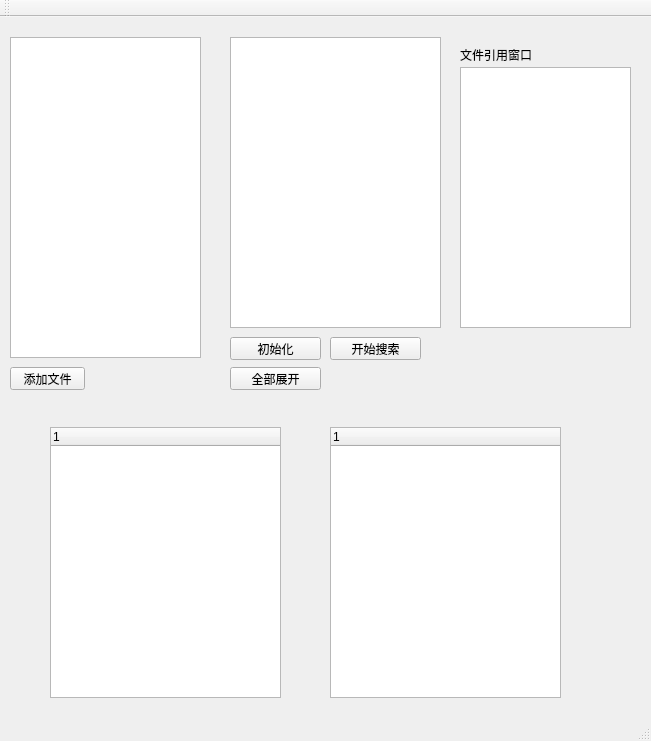
<?xml version="1.0" encoding="UTF-8"?>
<ui version="4.0">
 <class>MainWindow</class>
 <widget class="QMainWindow" name="MainWindow">
  <property name="geometry">
   <rect>
    <x>0</x>
    <y>0</y>
    <width>651</width>
    <height>741</height>
   </rect>
  </property>
  <property name="windowTitle">
   <string>MainWindow</string>
  </property>
  <widget class="QWidget" name="centralWidget">
   <widget class="QListWidget" name="listWidget">
    <property name="geometry">
     <rect>
      <x>10</x>
      <y>20</y>
      <width>191</width>
      <height>321</height>
     </rect>
    </property>
   </widget>
   <widget class="QPushButton" name="pushButton">
    <property name="geometry">
     <rect>
      <x>10</x>
      <y>350</y>
      <width>75</width>
      <height>23</height>
     </rect>
    </property>
    <property name="text">
     <string>添加文件</string>
    </property>
   </widget>
   <widget class="QListWidget" name="listWidget_2">
    <property name="geometry">
     <rect>
      <x>230</x>
      <y>20</y>
      <width>211</width>
      <height>291</height>
     </rect>
    </property>
   </widget>
   <widget class="QPushButton" name="pushButton_2">
    <property name="geometry">
     <rect>
      <x>230</x>
      <y>320</y>
      <width>91</width>
      <height>23</height>
     </rect>
    </property>
    <property name="text">
     <string>初始化</string>
    </property>
   </widget>
   <widget class="QPushButton" name="pushButton_3">
    <property name="geometry">
     <rect>
      <x>230</x>
      <y>350</y>
      <width>91</width>
      <height>23</height>
     </rect>
    </property>
    <property name="text">
     <string>全部展开</string>
    </property>
   </widget>
   <widget class="QPushButton" name="pushButton_4">
    <property name="geometry">
     <rect>
      <x>330</x>
      <y>320</y>
      <width>91</width>
      <height>23</height>
     </rect>
    </property>
    <property name="text">
     <string>开始搜索</string>
    </property>
   </widget>
   <widget class="QListWidget" name="listWidget_3">
    <property name="geometry">
     <rect>
      <x>460</x>
      <y>50</y>
      <width>171</width>
      <height>261</height>
     </rect>
    </property>
   </widget>
   <widget class="QLabel" name="label">
    <property name="geometry">
     <rect>
      <x>460</x>
      <y>30</y>
      <width>81</width>
      <height>16</height>
     </rect>
    </property>
    <property name="text">
     <string>文件引用窗口</string>
    </property>
   </widget>
   <widget class="QTreeWidget" name="treeWidget">
    <property name="geometry">
     <rect>
      <x>50</x>
      <y>410</y>
      <width>231</width>
      <height>271</height>
     </rect>
    </property>
   </widget>
   <widget class="QTreeWidget" name="treeWidget_2">
    <property name="geometry">
     <rect>
      <x>330</x>
      <y>410</y>
      <width>231</width>
      <height>271</height>
     </rect>
    </property>
    <column>
     <property name="text">
      <string notr="true">1</string>
     </property>
    </column>
   </widget>
  </widget>
  <widget class="QMenuBar" name="menuBar">
   <property name="geometry">
    <rect>
     <x>0</x>
     <y>0</y>
     <width>651</width>
     <height>23</height>
    </rect>
   </property>
  </widget>
  <widget class="QToolBar" name="mainToolBar">
   <attribute name="toolBarArea">
    <enum>TopToolBarArea</enum>
   </attribute>
   <attribute name="toolBarBreak">
    <bool>false</bool>
   </attribute>
  </widget>
  <widget class="QStatusBar" name="statusBar"/>
 </widget>
 <layoutdefault spacing="6" margin="11"/>
 <resources/>
 <connections/>
</ui>
